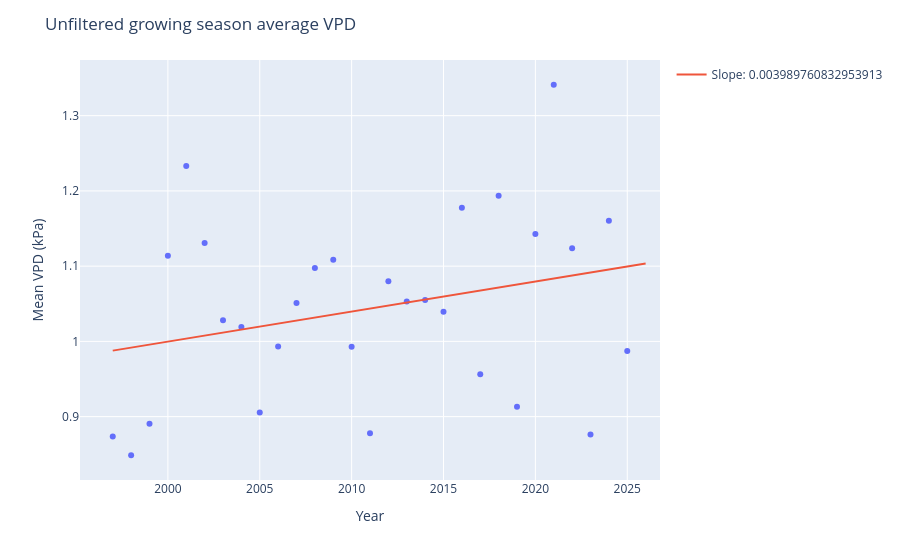

The notebook cell this image was saved under:
### Code cell
non_par_filtered_means = calculate_growing_season_means(grouped_weather_vpd, "avg_val")
non_par_linreg = linreg_growing_season_means(grouped_weather_vpd, "avg_val")
print(non_par_linreg)

x_space = np.linspace(1997, 2026)
y_space = non_par_linreg[0] * x_space + non_par_linreg[1]

fig_non_par_means = px.scatter(non_par_filtered_means, x="year", y="mean_val")
fig_non_par_means.add_scatter(x=x_space, y=y_space, name=f"Slope: {non_par_linreg[0]}")
fig_non_par_means.update_layout(title="Unfiltered growing season average VPD", xaxis_title="Year", yaxis_title="Mean VPD (kPa)")
fig_non_par_means.show()

### Figure 1 — Plotly figure (JSON) as saved in the notebook; plotly's stock layout.template omitted (floating-point values rounded to 4 significant figures)
{"data": [{"hovertemplate": "year=%{x}<br>mean_val=%{y}<extra></extra>", "legendgroup": "", "marker": {"color": "#636efa", "symbol": "circle"}, "mode": "markers", "name": "", "orientation": "v", "showlegend": false, "type": "scatter", "x": [1997, 1998, 1999, 2000, 2001, 2002, 2003, 2004, 2005, 2006, 2007, 2008, 2009, 2010, 2011, 2012, 2013, 2014, 2015, 2016, 2017, 2018, 2019, 2020, 2021, 2022, 2023, 2024, 2025], "xaxis": "x", "y": [0.8737, 0.8487, 0.8906, 1.114, 1.233, 1.131, 1.028, 1.019, 0.9054, 0.9931, 1.051, 1.098, 1.109, 0.9928, 0.878, 1.08, 1.053, 1.055, 1.039, 1.178, 0.9562, 1.193, 0.9131, 1.143, 1.341, 1.124, 0.8763, 1.16, 0.9874], "yaxis": "y"}, {"name": "Slope: 0.003989760832953913", "type": "scatter", "x": [1997.0, 1998.0, 1998.0, 1999.0, 1999.0, 2000.0, 2001.0, 2001.0, 2002.0, 2002.0, 2003.0, 2004.0, 2004.0, 2005.0, 2005.0, 2006.0, 2006.0, 2007.0, 2008.0, 2008.0, 2009.0, 2009.0, 2010.0, 2011.0, 2011.0, 2012.0, 2012.0, 2013.0, 2014.0, 2014.0, 2015.0, 2015.0, 2016.0, 2017.0, 2017.0, 2018.0, 2018.0, 2019.0, 2019.0, 2020.0, 2021.0, 2021.0, 2022.0, 2022.0, 2023.0, 2024.0, 2024.0, 2025.0, 2025.0, 2026.0], "y": [0.9877, 0.9901, 0.9925, 0.9948, 0.9972, 0.9996, 1.002, 1.004, 1.007, 1.009, 1.011, 1.014, 1.016, 1.018, 1.021, 1.023, 1.026, 1.028, 1.03, 1.033, 1.035, 1.037, 1.04, 1.042, 1.044, 1.047, 1.049, 1.052, 1.054, 1.056, 1.059, 1.061, 1.063, 1.066, 1.068, 1.07, 1.073, 1.075, 1.077, 1.08, 1.082, 1.085, 1.087, 1.089, 1.092, 1.094, 1.096, 1.099, 1.101, 1.103]}], "layout": {"legend": {"tracegroupgap": 0}, "margin": {"t": 60}, "title": {"text": "Unfiltered growing season average VPD"}, "xaxis": {"anchor": "y", "domain": [0, 1], "title": {"text": "Year"}}, "yaxis": {"anchor": "x", "domain": [0, 1], "title": {"text": "Mean VPD (kPa)"}}}}
